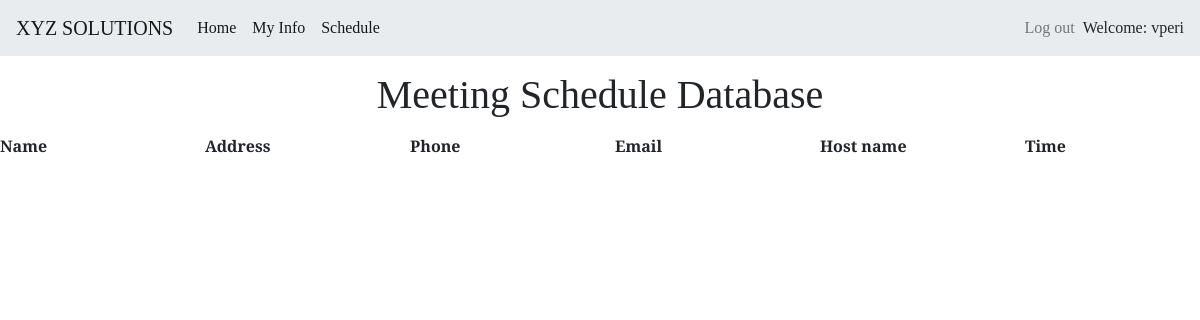
Before: /accounts/profile/meet (signed in) with the older database file.
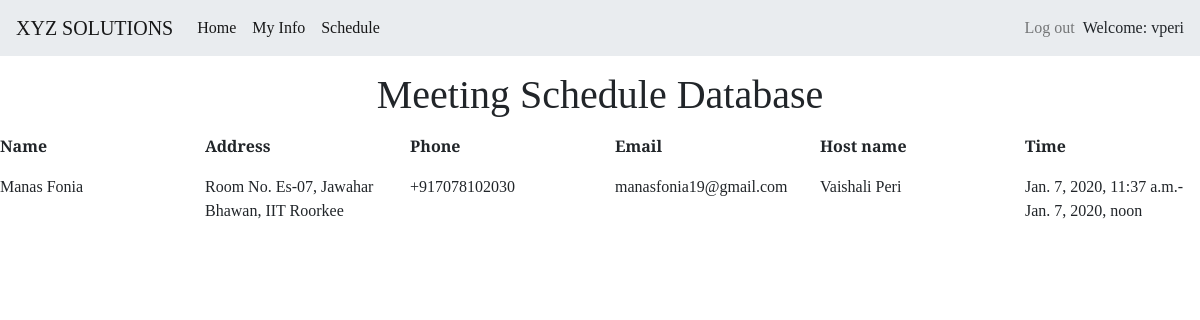
After: the same page with the newer database file.
### firstapp/models.py (models this page shows, shortened)
class VisitorInfo(models.Model):
    name = models.CharField(max_length=150)
    address = models.CharField(max_length=255)
    phone = PhoneNumberField(null=False, blank=False)
    email = models.EmailField()
    host = models.ForeignKey(EmployeeInfo, on_delete=models.CASCADE)
    timestamp = models.DateTimeField(auto_now_add=True, blank=False)
    checkout = models.DateTimeField(blank=True, null=True)
    start_time = models.DateTimeField(blank=False)
    end_time = models.DateTimeField(blank=False)

class EmployeeInfo(models.Model):
    user = models.OneToOneField(User, on_delete=models.CASCADE)
    designation = models.CharField(max_length=150)
    phone = PhoneNumberField(null=False, blank=False, unique=True)
    office_address = models.CharField(max_length=255)
    def __str__(self):
        return self.user.get_full_name()

### firstapp/views.py (the view)
# urls.py: path('accounts/profile/meet', views.UserMeeting, name='meet'),
@login_required(login_url="/")
def UserMeeting(request):
    emp_user = EmployeeInfo.objects.filter(user=request.user).first()
    sch_details = VisitorInfo.objects.filter(host=emp_user)
    context = {
        'sch_details': sch_details
    }
    return render(request, "user_meeting.html", context=context)

### firstapp/templates/firstapp/user_meeting.html
{% extends "firstapp/base.html" %}
{% block content %}
<h1 style="text-align: center; margin: 15px 15px 15px 15px;">Meeting Schedule Database</h1>
<div class = "data" style="margin: 15px 15px 15pxpx 15px;">
<div class="row">
        <div class="col"><p><b>Name</b></p></div>
        <div class="col"><p><b>Address</b></p></div>
        <div class="col"><p><b>Phone</b></p></div>
        <div class="col"><p><b>Email</b></p></div>
        <div class="col"><p><b>Host name</b></p></div>
        <div class="col"><p><b>Time</b></p></div>
    </div>
{% for sch in sch_details %}
    <div class="row">
        <div class="col"><p>{{sch.name}}</p></div>
        <div class="col"><p>{{sch.address}}</p></div>
        <div class="col"><p>{{sch.phone}}</p></div>
        <div class="col"><p>{{sch.email}}</p></div>
        <div class="col"><p>{{sch.host}}</p></div>
         <div class="col"><p>{{sch.start_time}}-{{sch.end_time}}</p></div>
    </div>
{% endfor %}
</div>
{% endblock %}

Changed rows visible on the page:
added VisitorInfo: name "Manas Fonia", address "Room No. Es-07, Jawahar Bhawan, IIT Roorkee", phone "+917078102030", email "manasfonia19@gmail.com", host "Vaishali Peri", start_time "Jan. 7, 2020, 11:37 a.m.", end_time "Jan. 7, 2020, noon"
